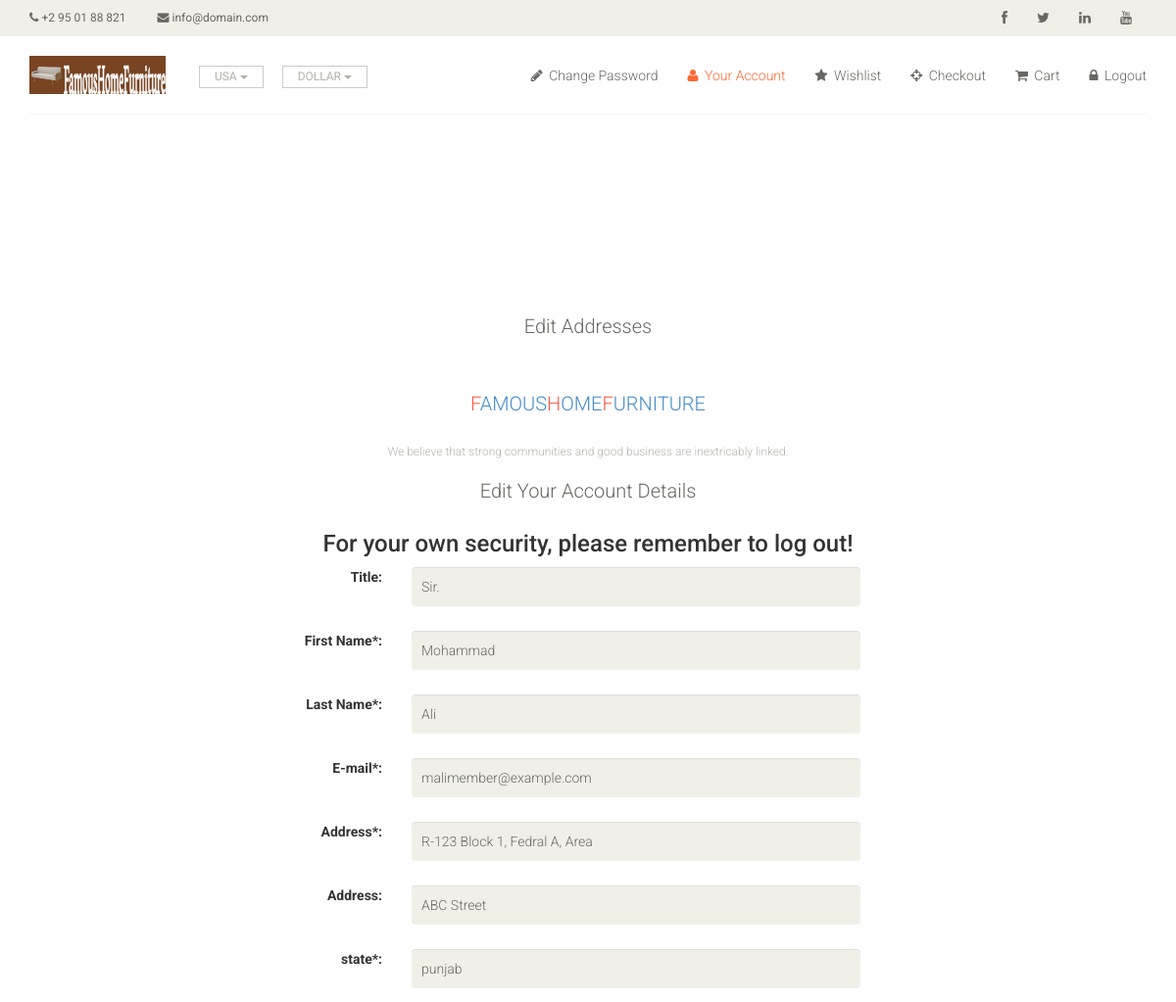
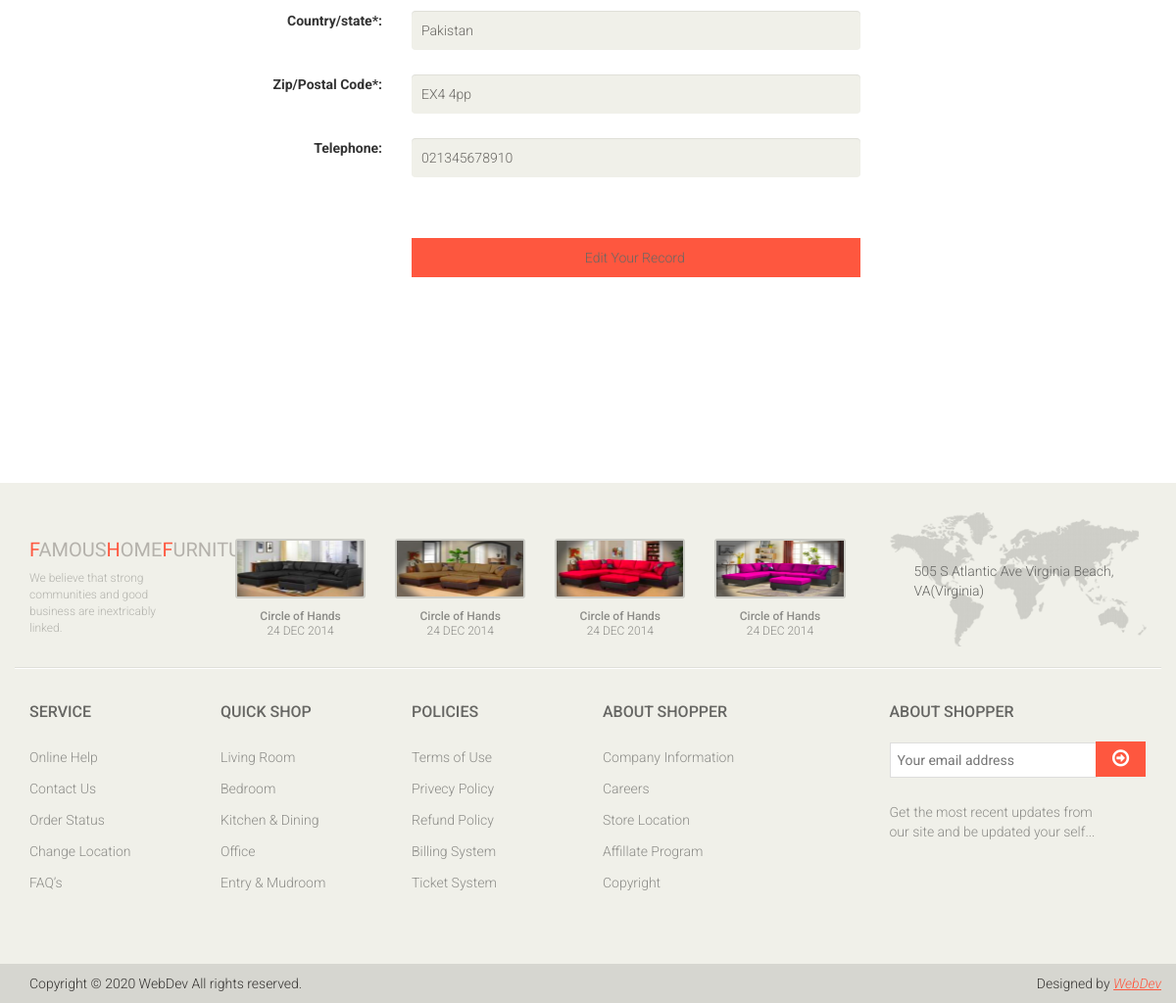
Screenshot of /edit_your_account.php (signed in) with the database file from the repository (2 pictures, top to bottom).
### tables this page shows
CREATE TABLE `users` (
  `userid` mediumint(6) UNSIGNED NOT NULL,
  `title` varchar(10) DEFAULT NULL,
  `first_name` varchar(30) NOT NULL,
  `middle_name` varchar(40) NOT NULL,
  `last_name` varchar(40) NOT NULL,
  `email` varchar(50) NOT NULL,
  `password` char(60) NOT NULL,
  `phone` char(15) DEFAULT NULL,
  `zcode_pcode` char(10) NOT NULL,
  `country` char(25) NOT NULL,
  `state` char(25) NOT NULL,
  `address1` varchar(50) NOT NULL,
  `address2` varchar(50) NOT NULL,
  `mobile_phone` char(15) NOT NULL,
  `fax` char(15) DEFAULT NULL,
  `registration_date` datetime NOT NULL,
  `user_level` tinyint(1) UNSIGNED NOT NULL
);

### edit_your_account.php (the view, shortened to what this page needs)
<?php
if (isset($_SESSION['user_id']) && ($_SESSION['user_level'] == 0)){
$id = filter_var( $_SESSION['user_id'], FILTER_SANITIZE_STRING);
} else {
header("Location: login.php");
exit();
}
?>
<!DOCTYPE html>
<html lang="en">
<head>
  <link href="css/bootstrap.min.css" rel="stylesheet">
  <link href="css/font-awesome.min.css" rel="stylesheet">
  <link href="css/prettyPhoto.css" rel="stylesheet">
  <link href="css/price-range.css" rel="stylesheet">
  <link href="css/animate.css" rel="stylesheet">
  <link href="css/main.css" rel="stylesheet">
  <link href="css/responsive.css" rel="stylesheet">
</head>
<body>
<header id="header">
    <div class="header_top">
      <div class="container">
        <div class="row">
          <?php include 'mainheader\header.php';?>
        </div>
      </div>
	</div>
	<div class="header-middle">
			<div class="container">
				<div class="row">
                    <?php include ('membersheaders\members-middle-edit-your-account-header.php');?>
                </div>
			</div>
		</div>
</header>
  <div class="row" style="padding-left: 0px;">
<?php
try {
require ('mysqli-connect.php');
$query = "SELECT title, first_name, last_name, email, address1, address2, state, country, zcode_pcode, phone ";
$query .=" FROM users WHERE userid=?";
   $q = mysqli_stmt_init($dbcon);
   mysqli_stmt_prepare($q, $query);
		mysqli_stmt_bind_param($q, 'i', $id);
       mysqli_stmt_execute($q);
	   $result = mysqli_stmt_get_result($q);
if (mysqli_num_rows($result) == 1) {
	$row = mysqli_fetch_array ($result, MYSQLI_ASSOC);
?>
<section id="form">
    <div class="container">
      <div class="row">
        <div class="col-sm-12">
          <div class="signup-form">
            <h2 class="text-center">Edit Addresses</h2>
            <div class="companyinfo text-center">
                <h2><a href="index.php"><span>f</span>amous<span>h</span>ome<span>f</span>urniture</a></h2>
                <p>We believe that strong communities and good business are inextricably linked.</p>
            </div>
<h2 class="h2 text-center">Edit Your Account Details</h2>
<h3 class="text-center">For your own security, please remember to log out!</h3>
<form action="edit_your_account.php" method="post"
name="editform" id="editform">
 <div class="form-group row">
    <label for="title" class="col-sm-4 col-form-label text-right">Title:</label>
    <div class="col-sm-5">
      <input type="text" class="form-control" id="title" name="title"
	  placeholder="Title" maxlength="12"
	  pattern='[a-zA-Z][a-zA-Z\s\.]*'
	  title="Alphabetic, period and space max 12 characters"
	   value=
		"<?php if (isset($row['title']))
		echo htmlspecialchars($row['title'], ENT_QUOTES); ?>" >
    </div>
  </div>
<div class="form-group row">
    <label for="first_name" class="col-sm-4 col-form-label text-right">First Name*:</label>
    <div class="col-sm-5">
      <input type="text" class="form-control" id="first_name" name="first_name"
	  pattern="[a-zA-Z][a-zA-Z\s]*" title="Alphabetic and space only max of 30 characters"
	  placeholder="First Name" maxlength="30" required
	   value=
		"<?php if (isset($row['first_name']))
		echo htmlspecialchars($row['first_name'], ENT_QUOTES); ?>" >
    </div>
  </div>
 <div class="form-group row">
    <label for="last_name" class="col-sm-4 col-form-label text-right">Last Name*:</label>
    <div class="col-sm-5">
      <input type="text" class="form-control" id="last_name" name="last_name"
	  pattern="[a-zA-Z][a-zA-Z\s\-\']*"
	  title="Alphabetic, dash, quote and space only max of 40 characters"
	  placeholder="Last Name" maxlength="40" required
	  value=
		"<?php if (isset($row['last_name']))
		echo htmlspecialchars($row['last_name'], ENT_QUOTES); ?>" >
    </div>
  </div>
<div class="form-group row">
    <label for="email" class="col-sm-4 col-form-label text-right">E-mail*:</label>
    <div class="col-sm-5">
      <input type="email" class="form-control" id="email" name="email"
	  placeholder="E-mail" maxlength="60" required
	   value=
		"<?php if (isset($row['email']))
		echo htmlspecialchars($row['email'], ENT_QUOTES); ?>" >
    </div>
  </div>
<div class="form-group row">
    <label for="address1" class="col-sm-4 col-form-label text-right">Address*:</label>
    <div class="col-sm-5">
      <input type="text" class="form-control" id="address1" name="address1"
	  pattern="[a-zA-Z0-9][a-zA-Z0-9\s\.\,\-]*"
	  title="Alphabetic, numbers, period, comma, dash and space only max of 30 characters"
	  placeholder="Address" maxlength="30" required
	   value=
		"<?php if (isset($row['address1']))
		echo htmlspecialchars($row['address1'], ENT_QUOTES); ?>" >
    </div>
  </div>
<div class="form-group row">
    <label for="address2" class="col-sm-4 col-form-label text-right">Address:</label>
    <div class="col-sm-5">
      <input type="text" class="form-control" id="address2" name="address2"
	  pattern="[a-zA-Z0-9][a-zA-Z0-9\s\.\,\-]*"
	  title="Alphabetic, numbers, period, comma, dash and space only max of 30 characters"
	  placeholder="Address" maxlength="30"
	   value=
		"<?php if (isset($row['address2']))
		echo htmlspecialchars($row['address2'], ENT_QUOTES); ?>" >
    </div>
  </div>
<div class="form-group row">
    <label for="state" class="col-sm-4 col-form-label text-right">state*:</label>
    <div class="col-sm-5">
      <input type="text" class="form-control" id="state" name="state"
	  pattern="[a-zA-Z][a-zA-Z\s\.]*"
	  title="Alphabetic, period and space only max of 30 characters"
	  placeholder="state" maxlength="30" required
	   value=
		"<?php if (isset($row['state']))
		echo htmlspecialchars($row['state'], ENT_QUOTES); ?>" >
    </div>
  </div>
<div class="form-group row">
    <label for="country" class="col-sm-4 col-form-label text-right">
	Country/state*:</label>
    <div class="col-sm-5">
      <input type="text" class="form-control" id="country" name="country"
      pattern="[a-zA-Z][a-zA-Z\s\.]*"
	  title="Alphabetic, period and space only max of 30 characters"
	  placeholder="State or Country" maxlength="30" required
	   value=
		"<?php if (isset($row['country']))
		echo htmlspecialchars($row['country'], ENT_QUOTES); ?>" >
    </div>
  </div>
<div class="form-group row">
    <label for="zcode_pcode" class="col-sm-4 col-form-label text-right">
	Zip/Postal Code*:</label>
    <div class="col-sm-5">
      <input type="text" class="form-control" id="zcode_pcode" name="zcode_pcode"
	  pattern="[a-zA-Z0-9][a-zA-Z0-9\s]*"
	  title="Alphabetic, period and space only max of 30 characters"
	  placeholder="Zip or Postal Code" minlength="5" maxlength="30" required
	   value=
		"<?php if (isset($row['zcode_pcode']))
		echo htmlspecialchars($row['zcode_pcode'], ENT_QUOTES); ?>" >
    </div>
  </div>
<div class="form-group row">
    <label for="phone" class="col-sm-4 col-form-label text-right">Telephone:</label>
    <div class="col-sm-5">
      <input type="tel" class="form-control" id="phone" name="phone"
	  placeholder="Phone Number" maxlength="30"
	   value=
		"<?php if (isset($row['phone']))
		echo htmlspecialchars($row['phone'], ENT_QUOTES); ?>" >
    </div>
	</div>
<div class="form-group row">
  <label class="col-sm-4 col-form-label"></label>
  <div class="col-sm-5">
  </div>
  </div>
<div class="form-group row">
	<label for="" class="col-sm-4 col-form-label"></label>
    <div class="col-sm-5 text-center">
	<input id="submit" class="btn btn-primary" type="submit" name="submit" value="Edit Your Record">
    </div>
	</div>
	</form>
</div>
</div>
  </div>
  </div>
  </div>
<footer>
<?php
   }
   if(!isset($errorstring)){
	echo '<footer id="footer">';
	echo '<div class="footer-top">';
	  echo '<div class="container">';
		echo '<div class="row">';
					  include ('templateinfofooter.php');
					  include ('templatefootertwo.php');
					  include ('templatefooterthree.php');
				echo '</div>';
	  echo '</div>';
		echo '</div>';
	echo '<div class="footer-widget">';
  echo '<div class="container">';
	echo '<div class="row">';
					include ('servicefooter.php');
					include ('quickshopfooter.php');
					include ('Policiesfooter.php');
					include ('aboutshopperfooter.php');
					include ('aboutshopperfootertwo.php');
			echo '</div>';
  echo '</div>';
	echo '</div>';
}else{
	echo '<footer class="footer-bottom container row pull-left pull-right"
	 style= "color:red;">';
}       include ('mainfooter.php');
echo'</footer>';
}
catch(Exception $e)
   {
     print "The system is busy please try later";
   }
   catch(Error $e)
   {
     print "The system is busy please try later";
   }
 ?>
</body>
</html>

### css/main.css (style rules this page uses)
body { font-family: 'Roboto', sans-serif; background:; position: relative; font-weight:400px; }
a { -webkit-transition: 300ms; -moz-transition: 300ms; -o-transition: 300ms; transition: 300ms; }
h1, h2, h3, h4, h5, h6 { font-family: 'Roboto', sans-serif; }
.header_top { background: none repeat scroll 0 0 #F0F0E9; }
.header-middle .container .row { border-bottom: 1px solid #f5f5f5; margin-left: 0; margin-right: 0; padding-bottom: 20px; padding-top: 20px; }
#footer { background: #F0F0E9; }
.footer-top .container { border-bottom: 1px solid #E0E0DA; padding-bottom: 20px; }
.companyinfo { margin-top: 57px; }
.companyinfo h2 { color: #B4B1AB; font-family: abel; font-size: 20px; text-transform: uppercase; }
.companyinfo h2 span { color:#FE573F; }
.companyinfo p { color: #B3B3AD; font-family: 'Roboto', sans-serif; font-size: 12px; font-weight: 300; }
.footer-widget { margin-bottom: 68px; }
.footer-widget .container { border-top: 1px solid #FFFFFF; padding-top: 15px; }
#form { display: block; margin-bottom: 185px; margin-top: 185px; overflow: hidden; }
.login-form h2, .signup-form h2 { color: #696763; font-family: 'Roboto', sans-serif; font-size: 20px; font-weight: 300; margin-bottom: 30px; }
.login-form form input, .signup-form form input { background: #F0F0E9; border: medium none; color: #696763; display: block; font-family: 'Roboto', sans-serif; font-size: 14px; font-weight: 300; height: 40px; margin-bottom: 10px; outline: medium none; padding-left: 10px; width: 100%; }
.btn.btn-primary { background:#FE573F; border: 0 none; border-radius: 0; margin-top: 16px; }

### rows the page displays
users: title "Sir.", first_name "Mohammad", last_name "Ali", email "malimember@example.com", address1 "R-123 Block 1, Fedral A, Area", address2 "ABC Street", state "punjab", country "Pakistan", zcode_pcode "EX4 4pp", phone "021345678910"
